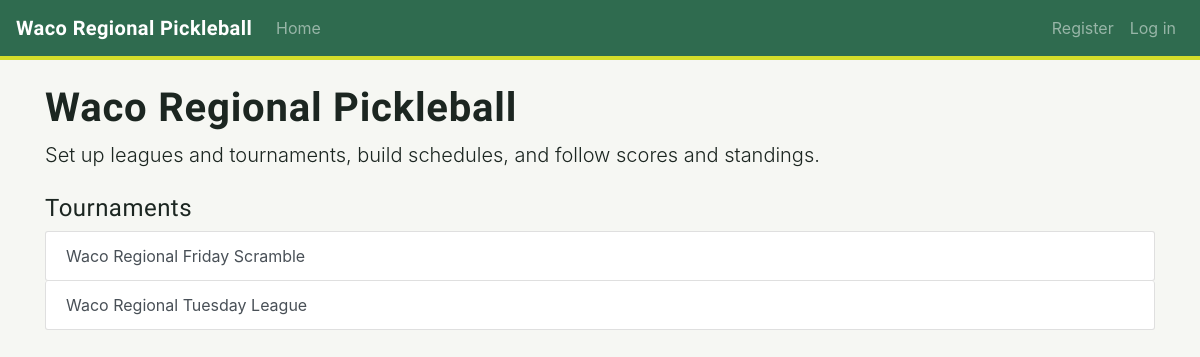
The page / on the database its author committed.
### tournaments/models.py (models this page shows, shortened)
class Tournament(models.Model):
    RANKING_CHOICES = [('wins', 'Wins and losses'), ('points', 'Total points')]
    name = models.CharField(max_length=100)
    start_date = models.DateField()
    num_weeks = models.PositiveIntegerField()
    num_courts = models.PositiveIntegerField(default=4)
    ranking_method = models.CharField(max_length=10, choices=RANKING_CHOICES, default='wins')
    players_enter_scores = models.BooleanField(default=False)
    game_minutes = models.PositiveIntegerField(default=30)
    points_to_win = models.PositiveIntegerField(default=11)
    win_by_two = models.BooleanField(default=True)
    join_code = models.CharField(max_length=8, unique=True)
    admins = models.ManyToManyField(User, related_name='admin_tournaments')
    members = models.ManyToManyField(User, related_name='joined_tournaments', blank=True)
    date_added = models.DateTimeField(auto_now_add=True)

### tournaments/views.py (the view)
# urls.py: path('', views.index, name='index'),
def index(request):
    tournaments = Tournament.objects.order_by('-date_added')
    context = {'tournaments': tournaments}
    return render(request, 'tournaments/index.html', context)

### tournaments/templates/tournaments/index.html (shortened to what this page needs)
{% extends 'tournaments/base.html' %}
{% block content %}
  <h1>Waco Regional Pickleball</h1>
  <p class="lead">Set up leagues and tournaments, build schedules, and follow scores and standings.</p>
  <h2 class="h4 mt-4">Tournaments</h2>
  <div class="list-group">
    {% for tournament in tournaments %}
      <a class="list-group-item list-group-item-action" href="{% url 'tournaments:tournament' tournament.id %}">
        {{ tournament.name }}
      </a>
    {% empty %}
      <div class="list-group-item">No tournaments yet.</div>
    {% endfor %}
  </div>
{% endblock content %}

### tournaments/templates/tournaments/base.html (style rules this page uses)
:root { --court: #2f6b4f; --court-dark: #1f4a37; --court-light: #e3eee6; --kitchen: #2c5d8a; --ball: #d4dd2a; --ink: #1c2621; --paper: #f6f7f3; --muted: #7a857f; }
body { background: var(--paper); color: var(--ink); }
a { color: var(--kitchen); }
h1, h2, h3, .navbar-brand, .night-title { font-family: 'Barlow Condensed', sans-serif; font-weight: 700; letter-spacing: 0.02em; }
.btn, .form-control, .alert, .list-group-item:first-child, .list-group-item:last-child, .card { border-radius: 3px; }

### rows shown on the page
Tournament: name "Waco Regional Friday Scramble"
Tournament: name "Waco Regional Tuesday League"
